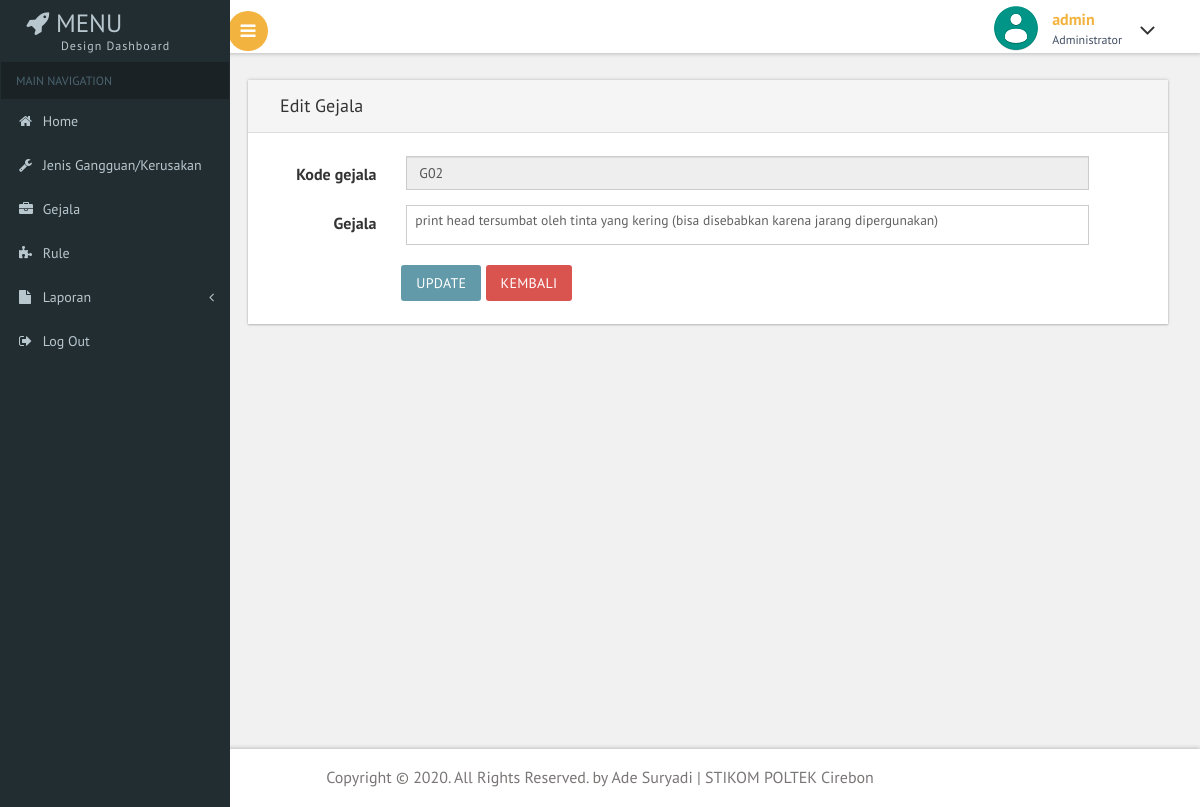
Screenshot of /admin/haladmin.php?top=edgejala.php&kdubah=G02 (signed in) with the database file from the repository.
### tables this page shows
CREATE TABLE `gejala` (
  `kd_gejala` char(4) NOT NULL,
  `gejala` varchar(300) NOT NULL
);

### admin/edgejala.php (the view, shortened to what this page needs)
<div class="form-title">
  <h4>Edit Gejala</h4>
</div>
<br>
<?php
include "../koneksi.php";
$kdubah = $_REQUEST['kdubah'];
if ($kdubah != "") {
  $sql = "SELECT * FROM gejala WHERE kd_gejala='$kdubah'";
  $qry = mysqli_query($koneksi, $sql)
    or die("SQL ERROR" . mysqli_error($qry));
  $data = mysqli_fetch_array($qry);
  $kd_gejala = $data['kd_gejala'];
  $gejala = $data['gejala'];
}
?>
<form class="form-horizontal" onSubmit="return validasi(this);" method="post" action="edsimgejala.php" target="_self">
  <div class="form-group">
    <label for="kd_gejala" class="col-sm-2 control-label">Kode gejala</label>
    <div class="col-sm-9">
      <input class="form-control" name="kd_gejala" type="text" id="kd_gejala" value="<? echo $kd_gejala; ?>" disabled="disabled">
    </div>
  </div>
  <div class="form-group">
    <label for="gejala" class="col-sm-2 control-label">Gejala</label>
    <div class="col-sm-9">
      <textarea class="form-control1" name="gejala" rows="2" cols="40" id="gejala"><? echo "$gejala"; ?></textarea>
    </div>
  </div>
  <div class="col-sm-offset-2"> <button type="submit" class="btn btn-default">Update</button> <button type="reset" onclick="self.history.back();" class="btn btn-danger">Kembali</button></div>
</form>
<br>

### rows the page displays
gejala: kd_gejala "G02", gejala "print head tersumbat oleh tinta yang kering (bisa disebabkan karena jarang dipergunakan)"

### other values shown
$sesi "admin"
